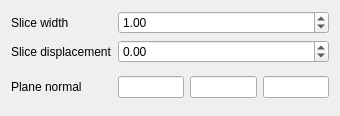
<?xml version="1.0" encoding="UTF-8"?>
<ui version="4.0">
 <class>pqEnsembleSurfaceSlicingDecorator</class>
 <widget class="QWidget" name="pqEnsembleSurfaceSlicingDecorator">
  <property name="geometry">
   <rect>
    <x>0</x>
    <y>0</y>
    <width>340</width>
    <height>116</height>
   </rect>
  </property>
  <property name="windowTitle">
   <string>Form</string>
  </property>
  <layout class="QGridLayout" name="gridLayout">
   <item row="2" column="1">
    <widget class="QDoubleSpinBox" name="SliceDisplacementEdit">
     <property name="minimum">
      <double>-10000.000000000000000</double>
     </property>
     <property name="maximum">
      <double>10000.000000000000000</double>
     </property>
     <property name="singleStep">
      <double>0.010000000000000</double>
     </property>
    </widget>
   </item>
   <item row="2" column="0">
    <widget class="QLabel" name="SliceDisplacementLabel">
     <property name="text">
      <string>Slice displacement</string>
     </property>
    </widget>
   </item>
   <item row="0" column="1">
    <widget class="QDoubleSpinBox" name="SliceWidthEdit">
     <property name="decimals">
      <number>2</number>
     </property>
     <property name="maximum">
      <double>10000.000000000000000</double>
     </property>
     <property name="singleStep">
      <double>0.010000000000000</double>
     </property>
     <property name="value">
      <double>1.000000000000000</double>
     </property>
    </widget>
   </item>
   <item row="0" column="0">
    <widget class="QLabel" name="SliceWidthLabel">
     <property name="text">
      <string>Slice width</string>
     </property>
    </widget>
   </item>
   <item row="3" column="0">
    <widget class="QLabel" name="PlaneNormalLabel">
     <property name="text">
      <string>Plane normal</string>
     </property>
    </widget>
   </item>
   <item row="3" column="1">
    <widget class="QWidget" name="PlaneNormalWidget" native="true">
     <layout class="QHBoxLayout" name="horizontalLayout">
      <property name="spacing">
       <number>-1</number>
      </property>
      <property name="margin">
       <number>0</number>
      </property>
      <item>
       <widget class="QLineEdit" name="PlaneNormalXEdit"/>
      </item>
      <item>
       <widget class="QLineEdit" name="PlaneNormalYEdit"/>
      </item>
      <item>
       <widget class="QLineEdit" name="PlaneNormalZEdit"/>
      </item>
     </layout>
    </widget>
   </item>
  </layout>
 </widget>
 <resources/>
 <connections/>
</ui>
